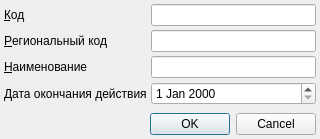
<?xml version="1.0" encoding="UTF-8"?>
<ui version="4.0">
 <class>ItemEditorDialog</class>
 <widget class="QDialog" name="ItemEditorDialog">
  <property name="geometry">
   <rect>
    <x>0</x>
    <y>0</y>
    <width>320</width>
    <height>139</height>
   </rect>
  </property>
  <property name="windowTitle">
   <string>ChangeMe!</string>
  </property>
  <property name="sizeGripEnabled">
   <bool>false</bool>
  </property>
  <layout class="QGridLayout">
   <property name="leftMargin">
    <number>4</number>
   </property>
   <property name="topMargin">
    <number>4</number>
   </property>
   <property name="rightMargin">
    <number>4</number>
   </property>
   <property name="bottomMargin">
    <number>4</number>
   </property>
   <property name="spacing">
    <number>4</number>
   </property>
   <item row="0" column="1">
    <widget class="QLineEdit" name="edtCode"/>
   </item>
   <item row="2" column="1">
    <widget class="QLineEdit" name="edtName"/>
   </item>
   <item row="1" column="1">
    <widget class="QLineEdit" name="edtRegionalCode"/>
   </item>
   <item row="0" column="0">
    <widget class="QLabel" name="lblCode">
     <property name="sizePolicy">
      <sizepolicy hsizetype="Maximum" vsizetype="Preferred">
       <horstretch>0</horstretch>
       <verstretch>0</verstretch>
      </sizepolicy>
     </property>
     <property name="text">
      <string>&amp;Код</string>
     </property>
     <property name="buddy">
      <cstring>edtCode</cstring>
     </property>
    </widget>
   </item>
   <item row="5" column="0">
    <spacer>
     <property name="orientation">
      <enum>Qt::Vertical</enum>
     </property>
     <property name="sizeHint" stdset="0">
      <size>
       <width>103</width>
       <height>16</height>
      </size>
     </property>
    </spacer>
   </item>
   <item row="1" column="0">
    <widget class="QLabel" name="lblRegionalCode">
     <property name="sizePolicy">
      <sizepolicy hsizetype="Maximum" vsizetype="Preferred">
       <horstretch>0</horstretch>
       <verstretch>0</verstretch>
      </sizepolicy>
     </property>
     <property name="text">
      <string>&amp;Региональный код</string>
     </property>
     <property name="buddy">
      <cstring>edtRegionalCode</cstring>
     </property>
    </widget>
   </item>
   <item row="2" column="0">
    <widget class="QLabel" name="lblName">
     <property name="sizePolicy">
      <sizepolicy hsizetype="Maximum" vsizetype="Preferred">
       <horstretch>0</horstretch>
       <verstretch>0</verstretch>
      </sizepolicy>
     </property>
     <property name="text">
      <string>&amp;Наименование</string>
     </property>
     <property name="buddy">
      <cstring>edtName</cstring>
     </property>
    </widget>
   </item>
   <item row="6" column="0" colspan="2">
    <widget class="QDialogButtonBox" name="buttonBox">
     <property name="standardButtons">
      <set>QDialogButtonBox::Cancel|QDialogButtonBox::Ok</set>
     </property>
    </widget>
   </item>
   <item row="3" column="0">
    <widget class="QLabel" name="lblEndDate">
     <property name="text">
      <string>Дата окончания действия</string>
     </property>
    </widget>
   </item>
   <item row="3" column="1">
    <widget class="CDateEdit" name="edtEndDate"/>
   </item>
  </layout>
 </widget>
 <customwidgets>
  <customwidget>
   <class>CDateEdit</class>
   <extends>QDateEdit</extends>
   <header>library/DateEdit.h</header>
  </customwidget>
 </customwidgets>
 <tabstops>
  <tabstop>edtCode</tabstop>
  <tabstop>edtRegionalCode</tabstop>
  <tabstop>edtName</tabstop>
 </tabstops>
 <resources/>
 <connections>
  <connection>
   <sender>buttonBox</sender>
   <signal>accepted()</signal>
   <receiver>ItemEditorDialog</receiver>
   <slot>accept()</slot>
   <hints>
    <hint type="sourcelabel">
     <x>150</x>
     <y>113</y>
    </hint>
    <hint type="destinationlabel">
     <x>150</x>
     <y>64</y>
    </hint>
   </hints>
  </connection>
  <connection>
   <sender>buttonBox</sender>
   <signal>rejected()</signal>
   <receiver>ItemEditorDialog</receiver>
   <slot>reject()</slot>
   <hints>
    <hint type="sourcelabel">
     <x>150</x>
     <y>113</y>
    </hint>
    <hint type="destinationlabel">
     <x>150</x>
     <y>64</y>
    </hint>
   </hints>
  </connection>
 </connections>
</ui>
